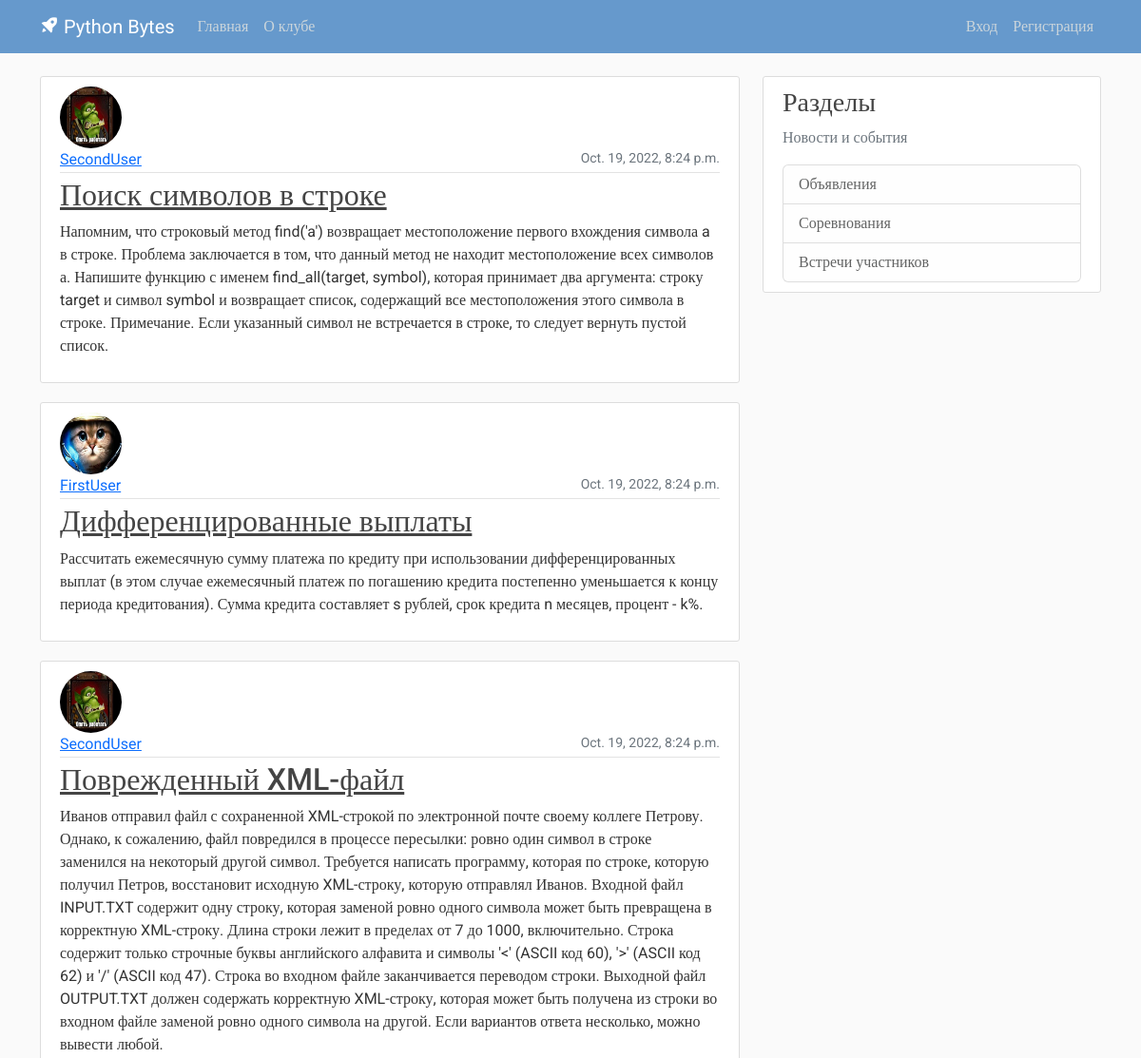
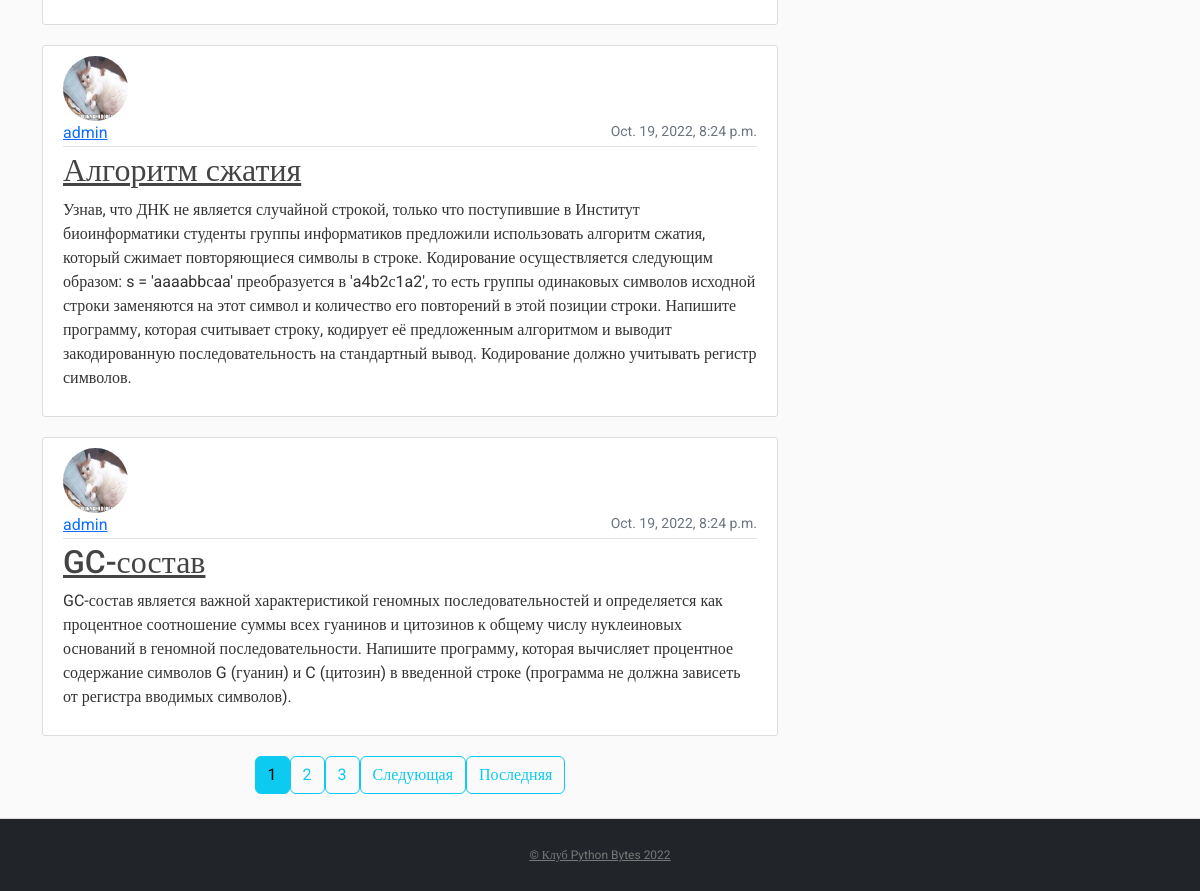
The page / on the database its author committed (2 pictures, top to bottom).
### blog/models.py (models this page shows, shortened)
class Post(models.Model):
    title = models.CharField(max_length=100)
    content = models.TextField()
    date_posted = models.DateTimeField(default=timezone.now)
    author = models.ForeignKey(User, on_delete=models.CASCADE)

### users/models.py (models this page shows, shortened)
class Profile(models.Model):
    user = models.OneToOneField(User, on_delete=models.CASCADE)
    image = models.ImageField(default='default.jpg', upload_to='profile_pics')

### blog/views.py (the view)
# urls.py: path('', PostListView.as_view(), name='blog-home'),
class PostListView(ListView):
    model = Post
    template_name = 'blog/home.html'
    context_object_name = 'posts'
    ordering = ['-date_posted']
    paginate_by = 5

### blog/templates/blog/home.html (shortened to what this page needs)
{% extends "blog/base.html" %}
{% block content %}
    {% for post in posts %}
        <article class="media content-section">
            <img class="rounded-circle article-img" src="{{ post.author.profile.image.url }}">
            <div class="media-body">
                <div class="article-metadata" style="justify-content: space-between; display: flex">
                    <a class="mr-2" href="{% url 'user-posts' post.author.username %}">{{ post.author }}</a>
                    <small class="text-muted">{{ post.date_posted }}</small>
                </div>
                <h2><a class="article-title" href="{% url 'post-detail' post.id %}">{{ post.title }}</a></h2>
                <p class="article-content">{{ post.content }}</p>
            </div>
        </article>
    {% endfor %}
    <div class="pagination justify-content-center">
        {% if is_paginated %}
            {% for num in page_obj.paginator.page_range %}
                {% if page_obj.number == num %}
                    <a class="btn btn-info mb-4 mr-1" href="?page={{ num }}">{{ num }}</a>
                {% elif num > page_obj.number|add:'-3' and num < page_obj.number|add:'3' %}
                    <a class="btn btn-outline-info mb-4 mr-1" href="?page={{ num }}">{{ num }}</a>
                {% endif %}
            {% endfor %}
            {% if page_obj.has_next %}
                <a class="btn btn-outline-info mb-4 mr-1" href="?page={{ page_obj.next_page_number }}">Следующая</a>
                <a class="btn btn-outline-info mb-4 mr-1" href="?page={{ page_obj.paginator.num_pages }}">Последняя</a>
            {% endif %}
        {% endif %}
    </div>
{% endblock %}

### blog/templates/blog/base.html (shortened to what this page needs)
{% load static %}
<!DOCTYPE html>
<html>
<head>
    <link href="https://cdn.jsdelivr.net/npm/bootstrap@5.2.2/dist/css/bootstrap.min.css"
          rel="stylesheet"
>
    <link rel="stylesheet" type="text/css" href="{% static 'blog/main.css' %}">
    <link href='https://unpkg.com/boxicons@2.1.2/css/boxicons.min.css' rel='stylesheet'>
</head>
<body>
<header class="site-header">
    <nav class="navbar navbar-expand-md navbar-dark bg-blue fixed-top">
        <div class="container">
            <a class="navbar-brand mr-4" href="{% url 'blog-home' %}"><i class='bx bxs-rocket bx-tada-hover'></i> Python
                Bytes</a>
            <div class="collapse navbar-collapse" style="justify-content: space-between" id="navbarToggle">
                <div class="navbar-nav mr-auto">
                    <a class="nav-item nav-link " href="{% url 'blog-home' %}">Главная</a>
                    <a class="nav-item nav-link" href="{% url 'about-club' %}">О клубе</a>
                </div>
                <div class="navbar-nav">
                    {% if user.is_authenticated %}
                        <a class="nav-item nav-link" href="{% url 'post-create' %}">Новая запись</a>
                        <a class="nav-item nav-link" href="{% url 'profile' %}">Профиль</a>
                        <a class="nav-item nav-link" href="{% url 'logout' %}">Выход</a>
                    {% else %}
                        <a class="nav-item nav-link" href="{% url 'login' %}">Вход</a>
                        <a class="nav-item nav-link" href="{% url 'register' %}">Регистрация</a>
                    {% endif %}
                </div>
            </div>
        </div>
    </nav>
</header>
<main class="container">
    <div class="row">
        <div class="col-md-8">
            {% block content %}
            {% endblock %}
        </div>
        <div class="col-md-4">
            <div class="content-section">
                <h3>Разделы</h3>
                <p class='text-muted'>Новости и события</p>
                <ul class="list-group">
                    <li class="list-group-item list-group-item-light">Объявления</li>
                    <li class="list-group-item list-group-item-light">Соревнования</li>
                    <li class="list-group-item list-group-item-light">Встречи участников</li>
                </ul>
            </div>
        </div>
    </div>
</main>
<footer class="text-center bg-dark">
    <p><a href="{% url 'blog-home' %}">© Клуб Python Bytes 2022</a></p>
</footer>
</body>
</html>

### blog/static/blog/main.css (style rules this page uses)
body, html { width:100%; height:100% }
body { margin:0; padding:0; background: #fafafa; color: #333333; margin-top: 5rem; font-family:Roboto; }
h1, h2, h3, h4, h5, h6 { color: #444444; }
ul { margin: 0; }
.bg-blue { background-color: #6699cc; }
.site-header .navbar-nav .nav-link { color: #cbd5db; }
.content-section { background: #ffffff; padding: 10px 20px; border: 1px solid #dddddd; border-radius: 3px; margin-bottom: 20px; }
.article-title { color: #444444; }
.article-content { white-space: pre-line; }
.article-img { height: 65px; width: 65px; margin-right: 16px; }
.article-metadata { padding-bottom: 1px; margin-bottom: 4px; border-bottom: 1px solid #e3e3e3 }
footer { position: sticky!important; top: 100%; padding-top:25px; padding-bottom:25px; border-top:1px solid #ddd; }
footer p { margin:2px; text-align:center; padding:0 40px; color:#fff; font-size:12px; }
footer a { color:#777 }

### rows shown on the page
Post: author.profile.image (picture), author "SecondUser", date_posted "Oct. 19, 2022, 8:24 p.m.", title "Поиск символов в строке", content "Напомним, что строковый метод find('a') возвращает местоположение первого вхождения символа a в строке. Проблема заключается в том, что данный метод не находит местоположение всех символов а. Напишите функцию с именем find_all(target, symbol), которая принимает два аргумента: строку target и символ symbol и возвращает список, содержащий все местоположения этого символа в строке. Примечание. Если указанный символ не встречается в строке, то следует вернуть пустой список."
Post: author.profile.image (picture), author "FirstUser", date_posted "Oct. 19, 2022, 8:24 p.m.", title "Дифференцированные выплаты", content "Рассчитать ежемесячную сумму платежа по кредиту при использовании дифференцированных выплат (в этом случае ежемесячный платеж по погашению кредита постепенно уменьшается к концу периода кредитования). Сумма кредита составляет s рублей, срок кредита n месяцев, процент - k%."
Post: author.profile.image (picture), author "SecondUser", date_posted "Oct. 19, 2022, 8:24 p.m.", title "Поврежденный XML-файл", content "Иванов отправил файл с сохраненной XML-строкой по электронной почте своему коллеге Петрову. Однако, к сожалению, файл повредился в процессе пересылки: ровно один символ в строке заменился на некоторый другой символ. Требуется написать программу, которая по строке, которую получил Петров, восстановит исходную XML-строку, которую отправлял Иванов. Входной файл INPUT.TXT содержит одну строку, которая заменой ровно одного символа может быть превращена в корректную XML-строку. Длина строки лежит в пределах от 7 до 1000, включительно. Строка содержит только строчные буквы английского алфавита и символы '<' (ASCII код 60), '>' (ASCII код 62) и '/' (ASCII код 47). Строка во входном файле…"
Post: author.profile.image (picture), author "admin", date_posted "Oct. 19, 2022, 8:24 p.m.", title "Алгоритм сжатия", content "Узнав, что ДНК не является случайной строкой, только что поступившие в Институт биоинформатики студенты группы информатиков предложили использовать алгоритм сжатия, который сжимает повторяющиеся символы в строке. Кодирование осуществляется следующим образом: s = 'aaaabbсaa' преобразуется в 'a4b2с1a2', то есть группы одинаковых символов исходной строки заменяются на этот символ и количество его повторений в этой позиции строки. Напишите программу, которая считывает строку, кодирует её предложенным алгоритмом и выводит закодированную последовательность на стандартный вывод. Кодирование должно учитывать регистр символов."
Post: author.profile.image (picture), author "admin", date_posted "Oct. 19, 2022, 8:24 p.m.", title "GC-состав", content "GC-состав является важной характеристикой геномных последовательностей и определяется как процентное соотношение суммы всех гуанинов и цитозинов к общему числу нуклеиновых оснований в геномной последовательности. Напишите программу, которая вычисляет процентное содержание символов G (гуанин) и C (цитозин) в введенной строке (программа не должна зависеть от регистра вводимых символов)."

### other values the page prints
{{ num }} "1"
{{ num }} "2" "3"
